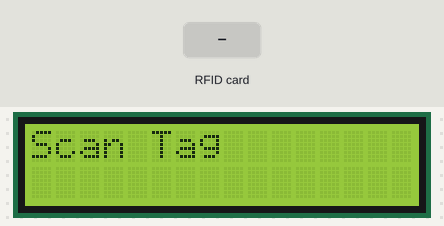
This sketch was run on a simulated ESP32. On the bench: 16×2 character LCD. Inputs (shaded band) come from the test bench. What the sketch prints to the serial monitor is not drawn.

Above: at 3.3 s.
3.4 s: RFID card 5E 7A 19 C4 held to the reader
At 4.4 s:
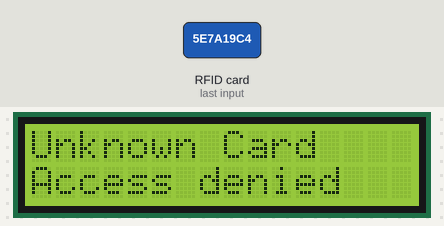
6.1 s: RFID card B7 87 43 D6 held to the reader
At 6.4 s:
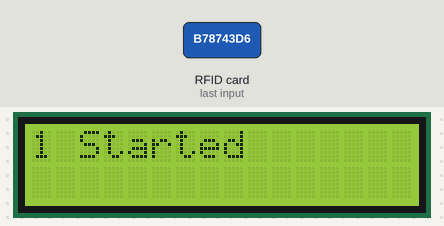
8.6 s: RFID card B7 87 43 D6 held to the reader
At 9.5 s:
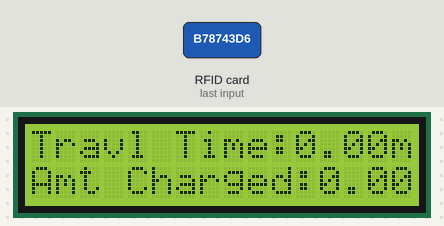
10.1 s: RFID card A7 92 6A D7 held to the reader
At 12.5 s:
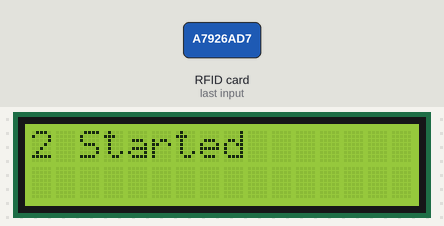
Timing chart, 0 to 14.0 s (numbered marks = the images above; inputs shaded):
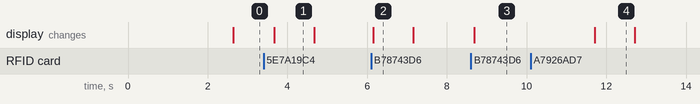

Measured:
- after the input at 3.4 s, the display: changes after 0.27 s (image 1)
- after the input at 6.1 s, the display: changes after 0.05 s (image 2)
- after the input at 8.6 s, the display: changes after 0.08 s (image 3)
- after the input at 10.1 s, the display: changes after 1.6 s (image 4)
- what the display in image 1 shows lasts 1.0 s, from 3.7 s to 4.7 s

The sketch:

code.ino
```cpp
#define BLYNK_PRINT Serial

#include <BlynkSimpleEsp32.h>
#include <MFRC522.h>
#include <LiquidCrystal_I2C.h>

LiquidCrystal_I2C lcd(0x27,16,2);
BlynkTimer timer;

#define RST_PIN 34 // Configurable, see typical pin layout above
#define SS_PIN 2 // Configurable, see typical pin layout above

MFRC522 mfrc522(SS_PIN, RST_PIN); // Create MFRC522 instance.
uint8_t j = 0; // Variable used for counter

String user1 = "B7 87 43 D6";
String user2 = "A7 92 6A D7";

int travled_time = 0;
int travled_time2 = 0;

int amount = 2;

int start_count = 0;
int start_count2 = 0;

int u1 = 0;
int u2 = 0;

void setup()
{
Serial.begin(9600);
SPI.begin(); // Initiate SPI bus
mfrc522.PCD_Init();
lcd.init();
lcd.backlight();
lcd.setCursor(0,0);
lcd.clear();
lcd.setCursor(0,0);
lcd.print("Started");
delay(2000);
timer.setInterval(500, rfid);
timer.setInterval(1000, cal_time);
}

void cal_time()
{
if(start_count == 1)
{
travled_time += 1;
Serial.println("1 Total Time:" + String(travled_time));
}
else if(start_count2 == 1)
{
travled_time2 += 1;
Serial.println("2 Total Time:" + String(travled_time2));
}
}

void rfid()
{
lcd.clear();
lcd.setCursor(0,0);
lcd.print("Scan Tag");
if ( ! mfrc522.PICC_IsNewCardPresent())
{
return;
}
if ( ! mfrc522.PICC_ReadCardSerial())
{
return;
}
String content = "";
for (byte i = 0; i < mfrc522.uid.size; i++)
{
content.concat(String(mfrc522.uid.uidByte[i] < 0x10 ? " 0" : " "));
content.concat(String(mfrc522.uid.uidByte[i], HEX));
}
content.toUpperCase();
Serial.println(content.substring(1));
if (content.substring(1) == user1 && u1 == 0)
{
lcd.clear();
lcd.setCursor(0, 0);
lcd.print("1 Started");
start_count = 1;
u1 = 1;
delay(1000);
}
else if (content.substring(1) == user1 && u1 == 1)
{
lcd.clear();
lcd.setCursor(0, 0);
lcd.print("1 Ended");
start_count = 0;
u1 = 0;
display_fare(1);
delay(1000);
}
else if (content.substring(1) == user2 && u2 == 0)
{
lcd.clear();
lcd.setCursor(0, 0);
lcd.print("2 Started");
start_count2 = 1;
u2 = 1;
delay(1000);
}
else if (content.substring(1) == user2 && u2 == 1)
{
lcd.clear();
lcd.setCursor(0, 0);
lcd.print("2 Ended");
start_count2 = 0;
u2 = 0;
display_fare(2);
delay(1000);
}
else
{
lcd.clear();
lcd.setCursor(0, 0);
lcd.print("Unknown Card");
lcd.setCursor(0, 1);
lcd.print("Access denied");
delay(1000);
lcd.clear();
}
}

void display_fare(int user)
{
if(user == 1)
{
float mins = travled_time / 60; //convert seconds to minutes
float charges = mins * amount;
lcd.clear();
lcd.setCursor(0, 0);
lcd.print("Travl Time:" + String(mins) + "m");
lcd.setCursor(0, 1);
lcd.print("Amt Charged:" + String(charges));
travled_time = 0;
delay(2000);
}
else if(user == 2)
{
float mins = travled_time2 / 60; //convert seconds to minutes
float charges = mins * amount;
lcd.clear();
lcd.setCursor(0, 0);
lcd.print("Travl Time:" + String(mins) + "m");
lcd.setCursor(0, 1);
lcd.print("Amt Charged:" + String(charges));
travled_time2 = 0;
delay(2000);
}
}

void loop()
{
timer.run();
}
```
